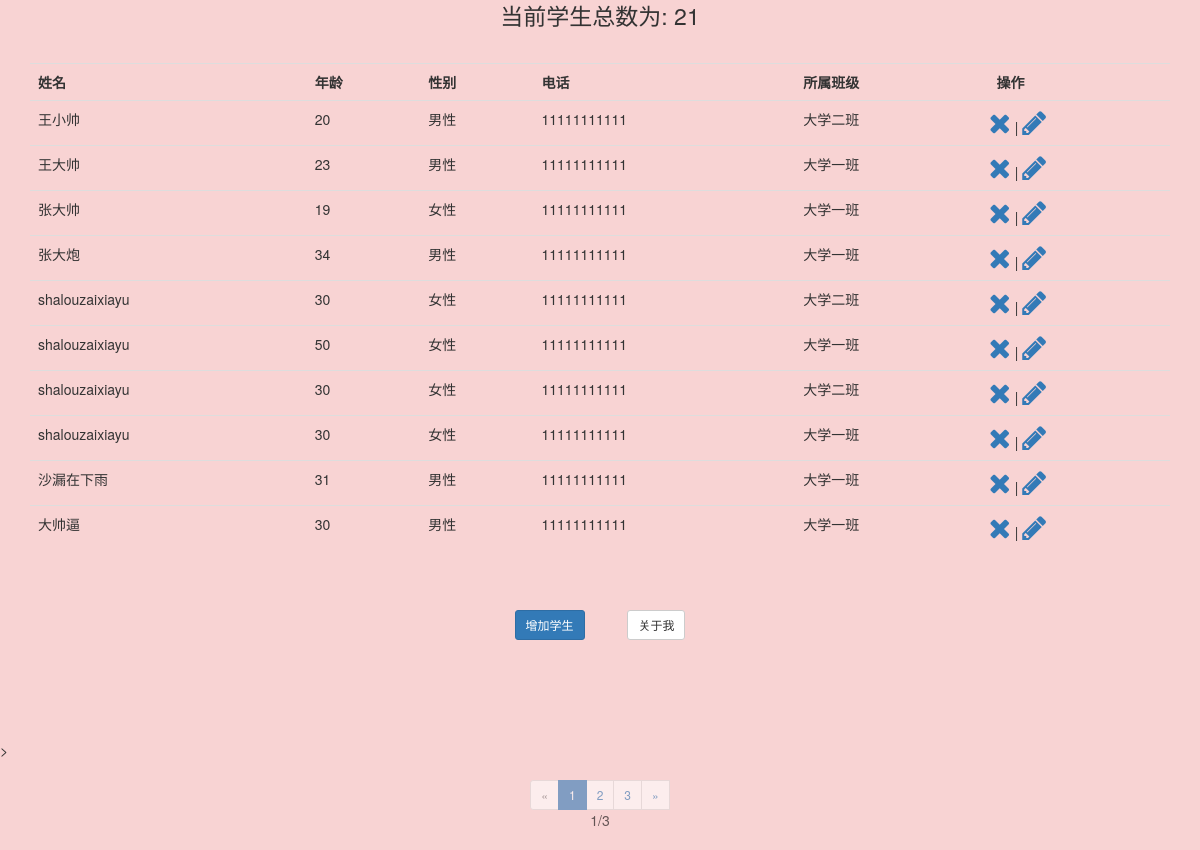
/cls/student.html, run on the app's committed database.
### cst/models.py (models this page shows, shortened)
class Student(models.Model):
    name = models.CharField(verbose_name="学生名", max_length=20)
    age = models.IntegerField(verbose_name="年龄")
    choice = [
        ("boy", "男性"),
        ("girl", "女性"),
    ]
    gender = models.CharField(verbose_name="性别", choices=choice, default="boy", max_length=10)
    phone_number = models.CharField(verbose_name="移动电话", default=None, max_length=11, blank=True)
    student_class = models.ForeignKey("Class", related_name="stu_class", on_delete=models.CASCADE)

class Class(models.Model):
    class_name = models.CharField(verbose_name="班级名称", max_length=30)
    class_teacher = models.ManyToManyField("Teacher", related_name="class_teacher")

### cst/views.py (the view)
# urls.py: path("student.html", views.show_student_table, name="student"),
def show_student_table(request):
    test_list = []
    for i in range(10000):
        s = {"name": str(i) + "ks", "age": i}
        test_list.append(s)
    student_list = models.Student.objects.all().order_by("-id")  # 反向排序
    class_list = models.Class.objects.all()
    now_page = request.GET.get("p", 1)
    paginator = MyPaginator(now_page=now_page, max_display_page=11, object_list=student_list, per_page=10)
    try:
        page = paginator.page(int(now_page))
    except EmptyPage or PageNotAnInteger:
        page = paginator.page(1)
    return render(request, "student.html", locals())

### cst/MyPaginator.py (called while the page is built, shortened)
    @property
    def page_range(self):
        if self.num_pages < self.max_display_page:
            return range(1, self.num_pages + 1)

### templates/student.html (shortened to what this page needs)
<!DOCTYPE html>
<html lang="en">
<head>
    {% load static %}
    <link rel="stylesheet" href="{% static 'plug_in/bootstrap/css/bootstrap.css' %}">
    <link rel="stylesheet" href="/static/plug_in/font-awesome4/css/font-awesome.css">
    <link rel="stylesheet" href="/static/cst/css/set_bk.css">
</head>
<body>
<p id="stu_all" style="font-size: 23px" class="text-center">当前学生总数为: {{ student_list.count }}</p><br>
<div class="container">
    <table class="table table-hover " id="tb">
        <tr>
            <th>姓名</th>
            <th>年龄</th>
            <th>性别</th>
            <th>电话</th>
            <th>所属班级</th>
            <th>&nbsp;&nbsp;操作</th>
        </tr>
        {% for student in page.object_list %}
            <tr stu_id="{{ student.id }}">
                <td na="username">{{ student.name }}</td>
                <td na="age">{{ student.age }}</td>
                <td na="gender">{{ student.gender }}</td>
                <td na="phone_number">{{ student.phone_number }}</td>
                <td na="class" c_id="{{ student.student_class_id }}">{{ student.student_class.class_name }}</td>
                <td><a class="fa fa-remove fa-2x myDel"></a>
                    |
                    <a class="fa fa-pencil fa-2x myedit"></a></td>
            </tr>
        {% endfor %}
    </table>
</div>
<div class="text-center">
    <br>
    <br>
    <a class="btn btn-primary btn-sm" id="addstudent">增加学生</a>
    <a class="btn btn-default btn-sm my">关于我</a>
</div>
{% include 'include/paginator.html' %}
</body>
</html>

### templates/include/paginator.html (shortened to what this page needs)
<br><br><br><br><br>>
<div class="text-center pg" style="color:black;opacity: 60%">
    <ul class="pagination pagination-sm">
        {% if page.has_previous %}
            <li><a href="{% url 'cst:student' %}?p={{ page.previous_page_number }}" aria-label="Previous">
                <span aria-hidden="true">«</span></a></li>
        {% else %}
            <li class="disabled"><a href="{% url 'cst:student' %}" aria-label="Next"><span
                    aria-hidden="true">«</span></a></li>
        {% endif %}
        {% for foo in paginator.page_range %}
            {% if foo == page.number %}
                <li class="active"><span>{{ foo }}</span></li>
            {% else %}
                <li><a href="{% url 'cst:student' %}?p={{ foo }}">{{ foo }}</a></li>
            {% endif %}
        {% endfor %}
        {% if page.has_next %}
            <li><a href="{% url 'cst:student' %}?p={{ page.next_page_number }}" aria-label="Next">
                <span aria-hidden="true">»</span></a></li>
        {% else %}
            <li class="disabled"><a href="{% url 'cst:student' %}?p={{ page.number }}" aria-label="Next">
                <span aria-hidden="true">»</span></a></li>
        {% endif %}
        <br>
        <div class="text-center">{{ page.number }}/{{ paginator.num_pages }}</div>
    </ul>
</div>

### static/cst/css/set_bk.css (style rules this page uses)
body { background: url("bk.png") no-repeat center center; background-size: cover; background-attachment: fixed; background-color: rgba(220, 38, 38, 0.2); }

### templates/include/paginator.html (style rules this page uses)
.pg a { color: darkseagreen; }

### data on the page
Student: name "王小帅", age "20", gender "男性", phone_number "11111111111", student_class.class_name "大学二班"
Student: name "王大帅", age "23", gender "男性", phone_number "11111111111", student_class.class_name "大学一班"
Student: name "张大帅", age "19", gender "女性", phone_number "11111111111", student_class.class_name "大学一班"
Student: name "张大炮", age "34", gender "男性", phone_number "11111111111", student_class.class_name "大学一班"
Student: name "shalouzaixiayu", age "30", gender "女性", phone_number "11111111111", student_class.class_name "大学二班"
Student: name "shalouzaixiayu", age "50", gender "女性", phone_number "11111111111", student_class.class_name "大学一班"
Student: name "shalouzaixiayu", age "30", gender "女性", phone_number "11111111111", student_class.class_name "大学二班"
Student: name "shalouzaixiayu", age "30", gender "女性", phone_number "11111111111", student_class.class_name "大学一班"
Student: name "沙漏在下雨", age "31", gender "男性", phone_number "11111111111", student_class.class_name "大学一班"
Student: name "大帅逼", age "30", gender "男性", phone_number "11111111111", student_class.class_name "大学一班"

### other printed values
{{ student_list.count }} "21"
{{ foo }} "1"
{{ foo }} "2" "3"
{{ page.number }} "1"
{{ paginator.num_pages }} "3"
